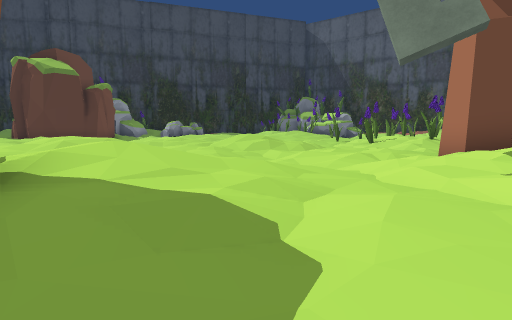
View 1 (above)

24 first-person views from a walk through a Unity game level. The camera is 1.2 m above the floor, tilts 6° down and sees 80° across. The floor is counted in squares, 2 m on a side. Each view is taken from the middle of a square. On the plan, view 1 faces up. The plan holds only what a view shows up to about 9 squares ahead; the rest is blank. The place goes on beyond the plan. Some animated figures are not drawn.

View 2
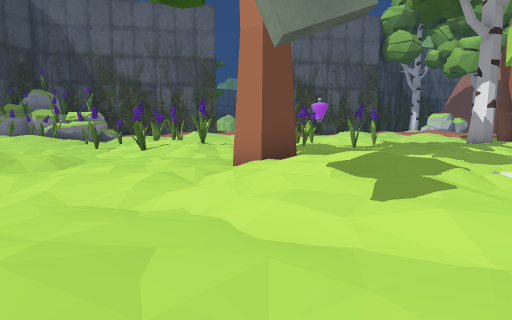

View 3
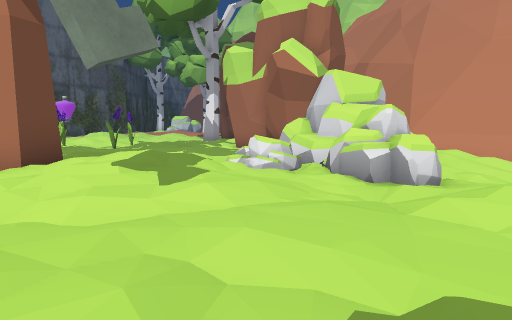

View 4
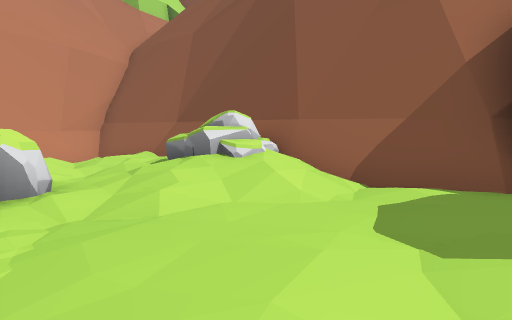

View 5
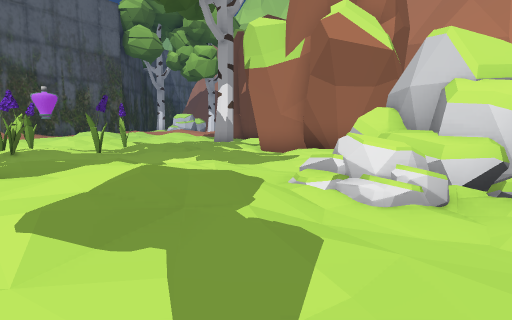

View 6
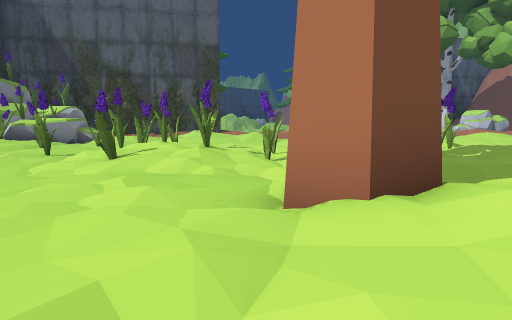

View 7
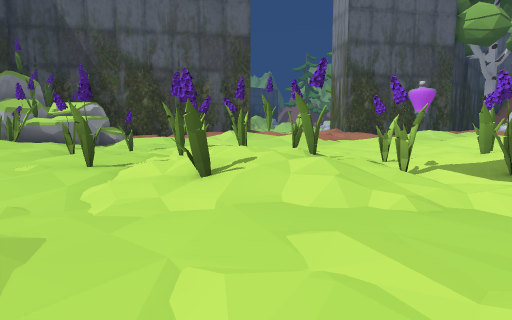

View 8
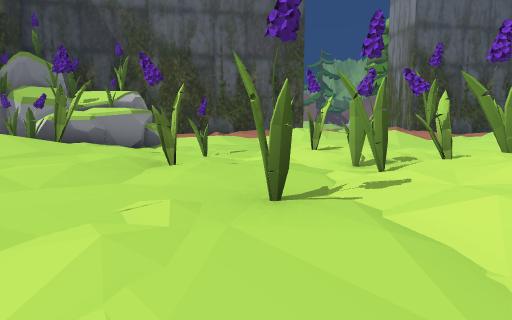

View 9
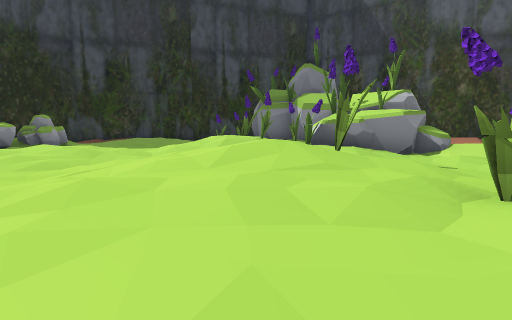

View 10
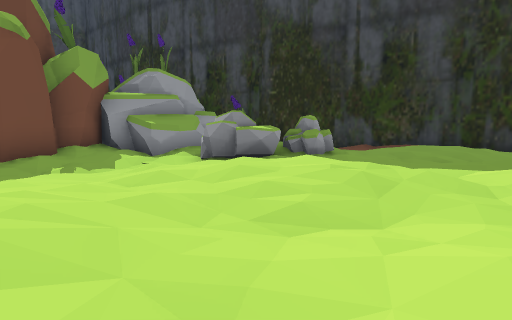

View 11
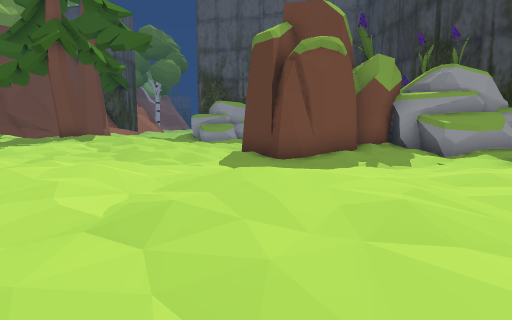

View 12
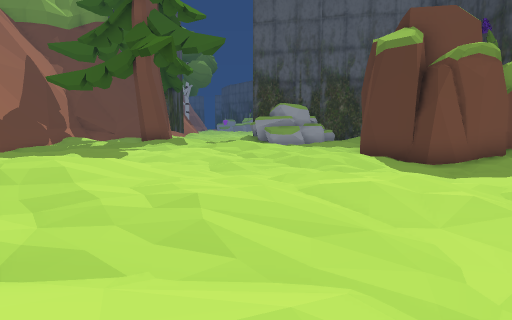

View 13
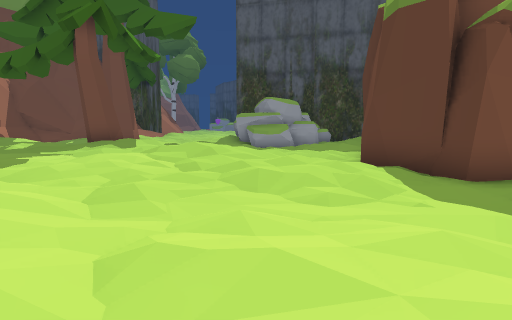

View 14
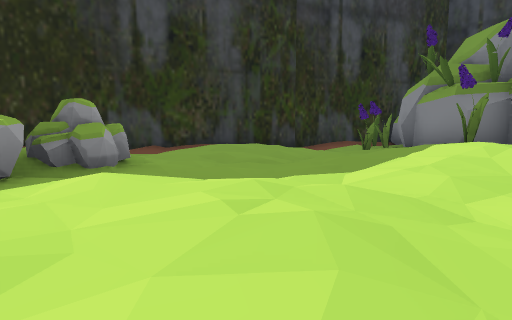

View 15
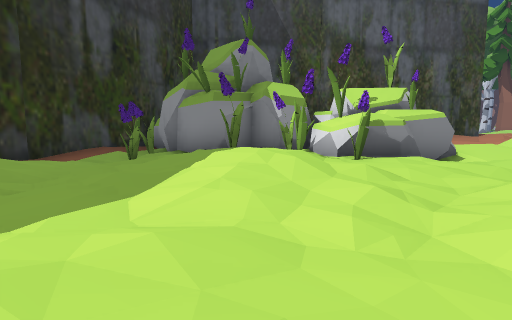

View 16
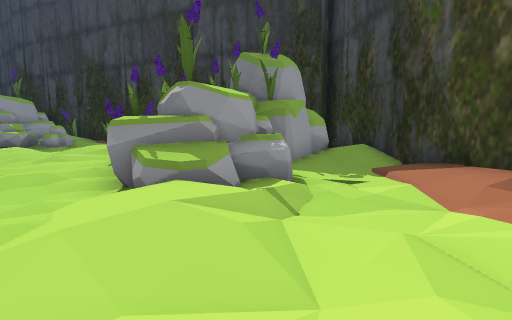

View 17
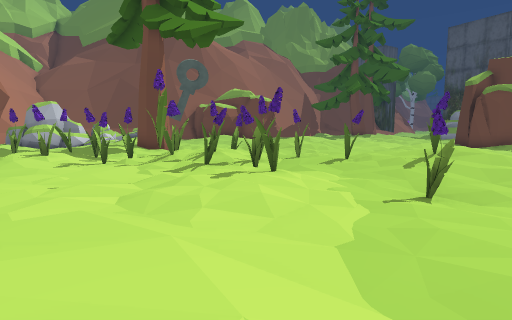

View 18
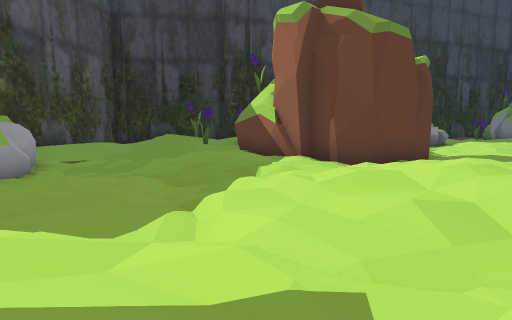

View 19
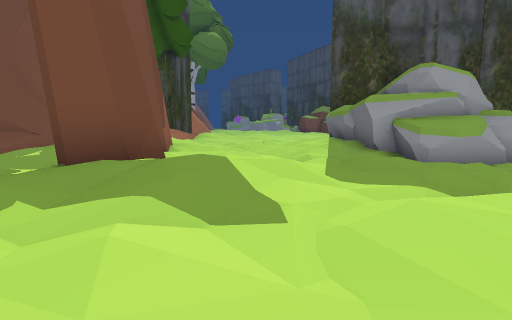

View 20
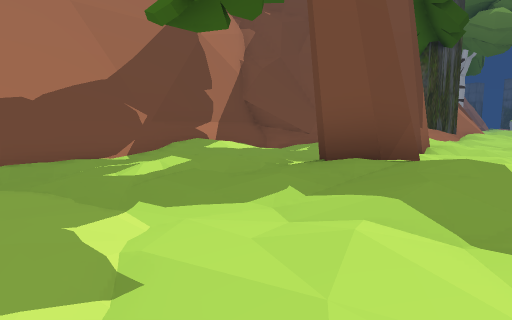

View 21
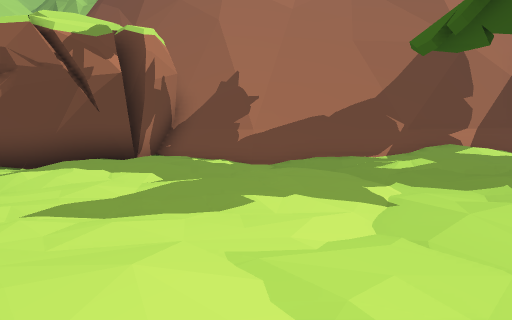

View 22
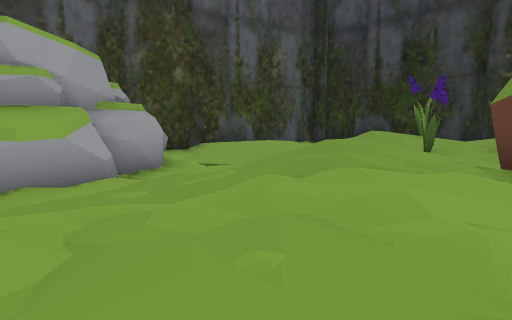

View 23
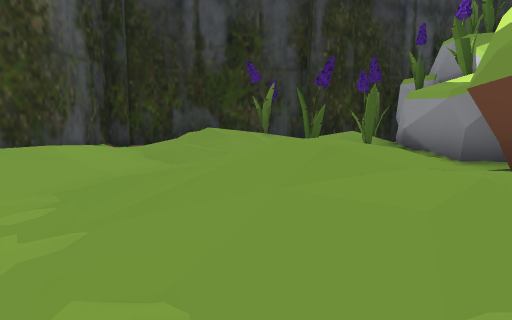

View 24
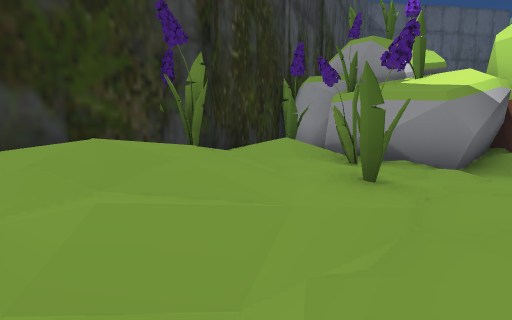

### Floor plan
Key: @ floor where view 1 was taken; # wall or solid block; x gap in a wall; . main floor; : floor 0.25 m higher than the main floor; - floor 0.25 m lower than the main floor; + floor 0.5 m higher than the main floor; _ floor 0.5 m lower than the main floor; * floor 0.75 m higher than the main floor; % floor 1 m higher than the main floor; / step, stairs or slope; = window, fence, low wall or low ledge; ^ raised ledge; R rock; O other object.
Columns run from 20 left of view 1 to 11 right of it. Each row starts with its distance up from view 1.
 28                    ####   ###
 27                 ####..O   #*###
 26               ###++:.O##  #:.:#
 25             ###..:::.O/#  #.-/:
 24                 .:..:+  ## .--./
 23  ###O#####      /...:+OOO###.--.
 22 ##/*++/O#      RR...+*O:O###.--:
 21 #./%O++/#   #: R:::.:++::.#^+/..
 20  .:+/:O##  ##.R/:::.....:.-.:::+
 19  +...O..####..-.:::..:::.--...//
 18 ++..:+.-   #/._-....:+++:.O..-./
 17 ..-:++:##  ##---....:+*O:.-..-.:
 16 -__./++.## ##_-.:++:::++:..::...
 15  #_-.:+:.###--_.:+::::::O..O:...
 14  #__-::::-.:.---:... .:.:.O.....
 13  ##_--....:+:.-:++.  ...OO:O..-.
 12  ##_/...:++::..:+:..  -.:+OO...
 11 ##  .:.:+++:..-.:+:++/--O+O:O.--
 10 +.- ::.:+/+::..:++:/ :.-.:/O....
  9 ./_ ::::::++:.:++:::+:..-.--.OOx
  8 -/-  +++:.::..+*+:::.....-..O+:
  7 -..  ++/:.....:++ ::-...-#.::O:O
  6 /.:  #++...::./::  .-.:.:#::...:
  5 ##  ..:+.:..:::    :...:++::...:
  4   .-.:++:..::+:.    +.:+++:.....
  3  +..::::.--.::##   *+::::/:.-...
  2 //.:++////=..##    +::.:./R--...
  1 ## /#####=####     ::..-.R^##:##
  0    ##             #.@::.RR##  #
 -1                   ##:/+.R.
 -2                    ##=R:-.^
 -3                     ##  --.+#
 -4                      # /.-./#
 -5                       ##/-/##
 -6                        #####

Where each view was taken, in squares from view 1:
view 1: 0 up, 0 right, facing up
view 2: 2 up, 0 right, facing up-right
view 3: 2 up, 1 left, facing right
view 4: 3 up, 1 right, facing down
view 5: 3 up, 2 right, facing right
view 6: 5 up, 2 right, facing up-right
view 7: 8 up, 2 right, facing up-right
view 8: 12 up, 2 right, facing up-right
view 9: 13 up, 2 right, facing up
view 10: 16 up, 0 right, facing up-left
view 11: 15 up, 0 right, facing left
view 12: 11 up, 0 right, facing left
view 13: 12 up, 3 left, facing left
view 14: 18 up, 2 left, facing up
view 15: 19 up, 2 left, facing up-right
view 16: 19 up, 11 right, facing up-left
view 17: 19 up, 11 right, facing down-left
view 18: 7 up, 13 left, facing up
view 19: 8 up, 11 left, facing left
view 20: 8 up, 11 left, facing down-left
view 21: 10 up, 10 left, facing down
view 22: 12 up, 13 left, facing up-left
view 23: 14 up, 16 left, facing up
view 24: 18 up, 18 left, facing up-right
